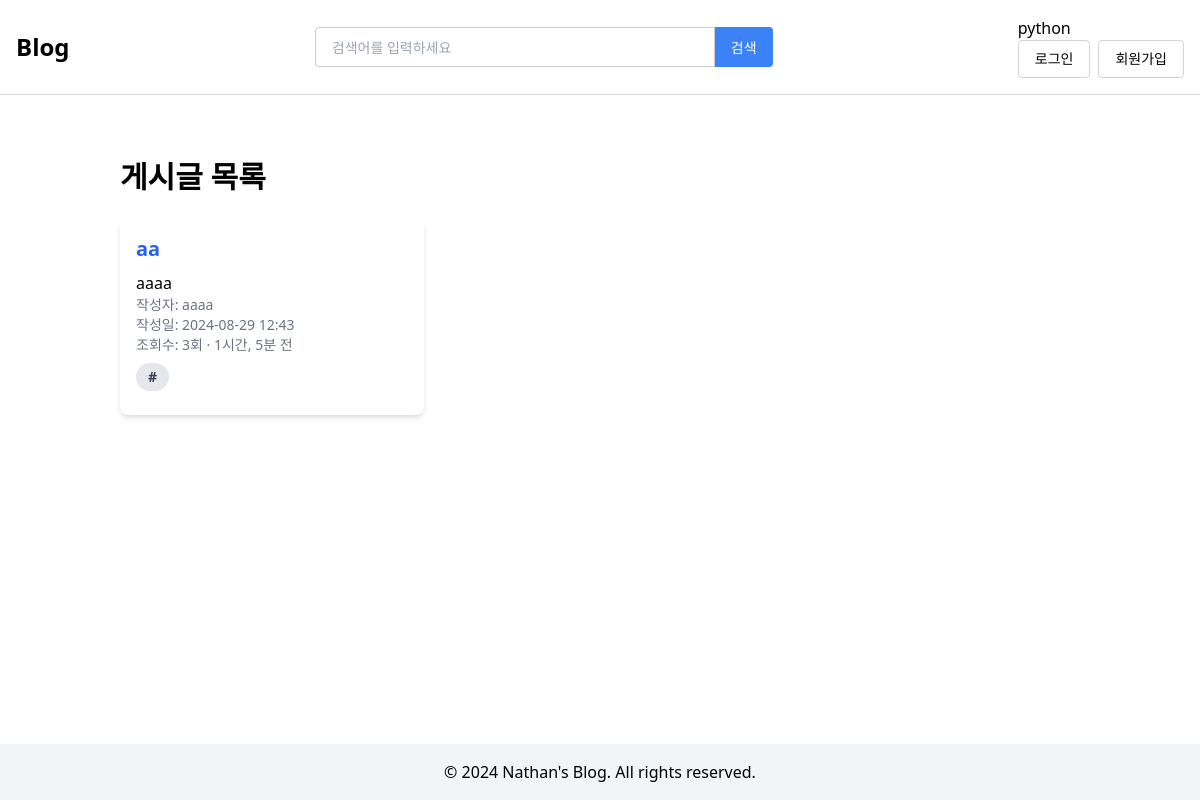
Page /blog/posts/ on the committed database.
### blog/models.py (models this page shows, shortened)
class Category(models.Model):
    name = models.CharField(max_length=100)
    slug = models.SlugField(max_length=100, unique=True, allow_unicode=True)
    class Meta:
        verbose_name_plural = "Categories"

class Post(models.Model):
    title = models.CharField(max_length=200)
    content = models.TextField()
    user = models.ForeignKey(
        User, on_delete=models.CASCADE, null=False, related_name="posts"
    )
    thumb_image = models.ImageField(upload_to="blog/images/%Y/%m/%d/", blank=True)
    file_upload = models.FileField(upload_to="blog/files/%Y/%m/%d/", blank=True)
    created_at = models.DateTimeField(auto_now_add=True)
    updated_at = models.DateTimeField(auto_now=True)
    category = models.ForeignKey(
        Category, on_delete=models.SET_NULL, null=True, related_name="posts"
    )
    tags = models.ManyToManyField(Tag, related_name="posts", blank=True)
    likes = models.PositiveIntegerField(default=0)
    view_count = models.PositiveIntegerField(default=0)

class Tag(models.Model):
    name = models.CharField(max_length=50, unique=True)
    slug = models.SlugField(max_length=50, unique=True, allow_unicode=True)
    class Meta:
        ordering = ["name"]

### blog/views.py (the view)
# urls.py: path("posts/", views.PostListView.as_view(), name="post_list"),
class PostListView(ListView):
    model = Post
    template_name = "blog/post_list.html"
    context_object_name = "post_list"
    ordering = ["-created_at"]
    paginate_by = 10
    def get_queryset(self):
        return super().get_queryset().prefetch_related("tags")

### blog/context_processors.py (called while the page is built)
def categories(request):
    categories = cache.get("all_categories")
    if not categories:
        categories = list(Category.objects.all())
        cache.set("all_categories", categories, 3600)  # 1시간 동안 캐시
    return {"categories": categories}

### templates/blog/post_list.html
{% extends 'base.html' %}
{% block content %}
<div class="container mx-auto mt-8 px-4">
    <h1 class="text-3xl font-bold mb-6">게시글 목록</h1>
    {% if post_list %}
    <div class="grid grid-cols-1 md:grid-cols-2 lg:grid-cols-3 xl:grid-cols-4 gap-6">
        {% for post in post_list %}
        <div class="bg-white shadow-md rounded-lg overflow-hidden">
            <div class="p-4">
                <h2 class="text-xl font-semibold mb-2">
                    <a href="{% url 'blog:post_detail' post.pk %}" class="text-blue-600 hover:underline">
                        {{ post.title }}
                    </a>
                </h2>
                <p>{{ post.content|truncatewords:30 }}</p>
                <div class="text-sm text-gray-500">
                    <p>작성자: {{ post.user }}</p>
                    <p>작성일: {{ post.created_at|date:"Y-m-d H:i" }}</p>
                    <p>조회수: {{ post.view_count }}회 · {{ post.created_at|timesince }} 전</p>
                </div>
                {% if post.tags.all %}
                <div class="mt-2">
                    {% for tag in post.tags.all %}
                    <span class="inline-block bg-gray-200 rounded-full px-3 py-1 text-sm font-semibold text-gray-700 mr-2 mb-2">#{{ tag.name }}</span>
                    {% endfor %}
                </div>
                {% endif %}
            </div>
        </div>
        {% endfor %}
    </div>
    {% else %}
    <p>게시글이 없습니다.</p>
    {% endif %}
</div>
{% endblock %}

### templates/base.html (shortened to what this page needs)
<!DOCTYPE html>
<html lang="ko">
<head>
    {% load static %}
    <script src="https://cdn.tailwindcss.com"></script>
    <link href="{% static 'css/accounts_style.css' %}" rel="stylesheet">
</head>
<body class="flex flex-col min-h-screen">
    <header class="py-4 flex justify-between items-center border-b border-gray-300 px-4">
        <h1 class="text-2xl font-bold"><a href="{% url 'blog:post_list' %}">Blog</a></h1>
        <form action="{% url 'blog:post_search' %}" method="get" class="flex items-center">
            <input class="border border-gray-300 rounded-l px-4 h-10 text-sm mt-0 leading-normal" type="text" name="q" value="{{ request.GET.q }}" placeholder="검색어를 입력하세요">
            <button class="bg-blue-500 text-white rounded-r px-4 h-10 text-sm hover:bg-blue-600 leading-normal" type="submit">검색</button>
        </form>
        <nav>
            <ul>
                {% for category in categories %}
                    <li><a href="{% url 'blog:category_detail' category.pk %}">{{ category.name }}</a></li>
                {% endfor %}
            </ul>
            <ul class="flex gap-2">
                {% if user.is_authenticated %}
                    <li><a href="{% url 'blog:post_new' %}" class="inline-block border border-gray-300 rounded px-4 py-2 text-sm hover:bg-gray-100">글쓰기</a></li>
                    <li><a href="{% url 'accounts:profile' %}" class="inline-block border border-gray-300 rounded px-4 py-2 text-sm hover:bg-gray-100">프로필</a></li>
                    <li>
                        <form action="{% url 'accounts:logout' %}" method="post" class="inline">
                            {% csrf_token %}
                            <button type="submit" class="inline-block border border-gray-300 rounded px-4 py-2 text-sm hover:bg-gray-100">로그아웃</button>
                        </form>
                    </li>
                {% else %}
                    <li><a href="{% url 'accounts:user_login' %}" class="inline-block border border-gray-300 rounded px-4 py-2 text-sm hover:bg-gray-100">로그인</a></li>
                    <li><a href="{% url 'accounts:user_signup' %}" class="inline-block border border-gray-300 rounded px-4 py-2 text-sm hover:bg-gray-100">회원가입</a></li>
                {% endif %}
            </ul>
        </nav>
    </header>
    <main class="flex-grow container mx-auto mt-8 px-4">
        {% block content %}{% endblock %}
    </main>
    <footer class="mt-8 py-4 bg-gray-100 text-center">
        <p>&copy; 2024 Nathan's Blog. All rights reserved.</p>
    </footer>
</body>
</html>

### static/css/accounts_style.css (style rules this page uses)
input[type="text"], input[type="password"], input[type="email"], textarea { width: 400px; border: 1px solid #ccc; color: #333; height: 40px; }

### rows in the picture
Category: name "python"
Post: title "aa", content "aaaa", user "aaaa", created_at "2024-08-29 12:43", view_count "3", created_at "1시간, 5분"
